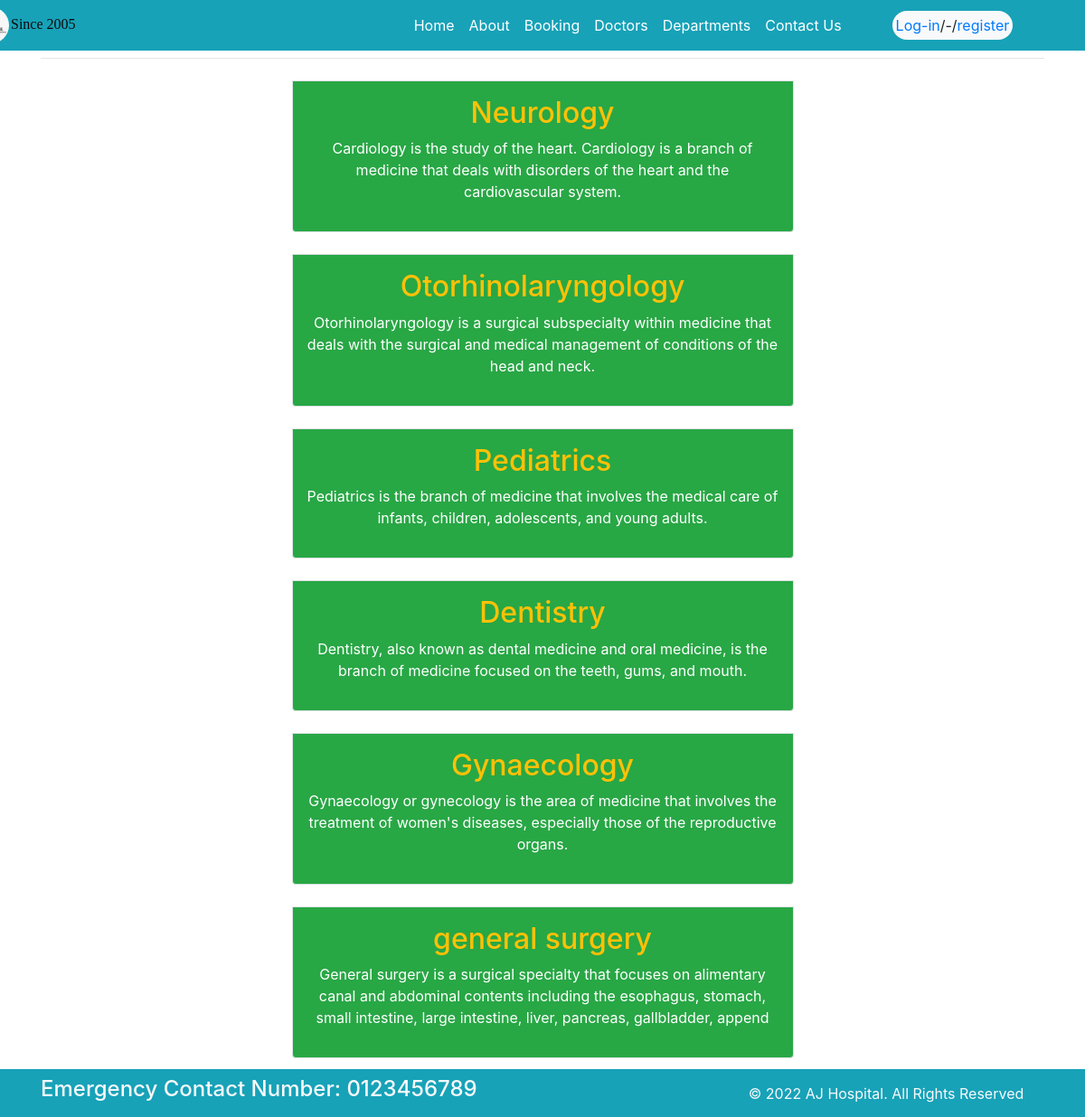
Screenshot of /department with the database file from the repository.
### newapp/models.py (models this page shows, shortened)
class Department(models.Model):
    dep_name=models.CharField(max_length=25)
    description=models.TextField(max_length=200)

### newapp/views.py (the view)
# urls.py: path('department',views.department,name='department'),
def department(request):
    data=Department.objects.all()
    return render(request,'department.html',{'result':data})

### templates/department.html (shortened to what this page needs)
{% extends 'base.html' %}
{% block content %}
<div class="container " >
    <h1 class="text-center">DEPARTMENTS</h1>
    <hr>
    {% for i in result %}
    <div class="mx-auto w-50 bg-success text-center text-white p-3 my-4 border badge-warning rounded-bottom ">
      <h2 class="text-warning">{{i.dep_name}}</h2>
      <p>{{i.description}}</p>
    </div>
    {% endfor %}
</div>
    {% endblock %}

### rows the page displays
Department: dep_name "Neurology", description "Cardiology is the study of the heart. Cardiology is a branch of medicine that deals with disorders of the heart and the cardiovascular system."
Department: dep_name "Otorhinolaryngology", description "Otorhinolaryngology is a surgical subspecialty within medicine that deals with the surgical and medical management of conditions of the head and neck."
Department: dep_name "Pediatrics", description "Pediatrics is the branch of medicine that involves the medical care of infants, children, adolescents, and young adults."
Department: dep_name "Dentistry", description "Dentistry, also known as dental medicine and oral medicine, is the branch of medicine focused on the teeth, gums, and mouth."
Department: dep_name "Gynaecology", description "Gynaecology or gynecology is the area of medicine that involves the treatment of women's diseases, especially those of the reproductive organs."
Department: dep_name "general surgery", description "General surgery is a surgical specialty that focuses on alimentary canal and abdominal contents including the esophagus, stomach, small intestine, large intestine, liver, pancreas, gallbladder, append"
